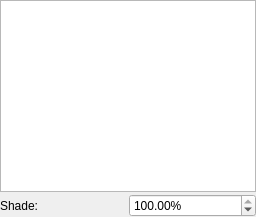
         <widget class="QWidget" name="solidFillPage">
          <layout class="QVBoxLayout" name="verticalLayout_3">
           <property name="spacing">
            <number>2</number>
           </property>
           <property name="leftMargin">
            <number>0</number>
           </property>
           <property name="topMargin">
            <number>0</number>
           </property>
           <property name="rightMargin">
            <number>0</number>
           </property>
           <property name="bottomMargin">
            <number>0</number>
           </property>
           <item>
            <widget class="ColorListBox" name="colorListFill"/>
           </item>
           <item>
            <layout class="QHBoxLayout" name="horizontalLayout_3">
             <item>
              <widget class="QLabel" name="fillShadeLabel">
               <property name="text">
                <string>Shade:</string>
               </property>
              </widget>
             </item>
             <item>
              <widget class="ScrSpinBox" name="fillShade">
               <property name="suffix">
                <string>%</string>
               </property>
               <property name="maximum">
                <double>100.000000000000000</double>
               </property>
               <property name="value">
                <double>100.000000000000000</double>
               </property>
              </widget>
             </item>
            </layout>
           </item>
          </layout>
         </widget>
